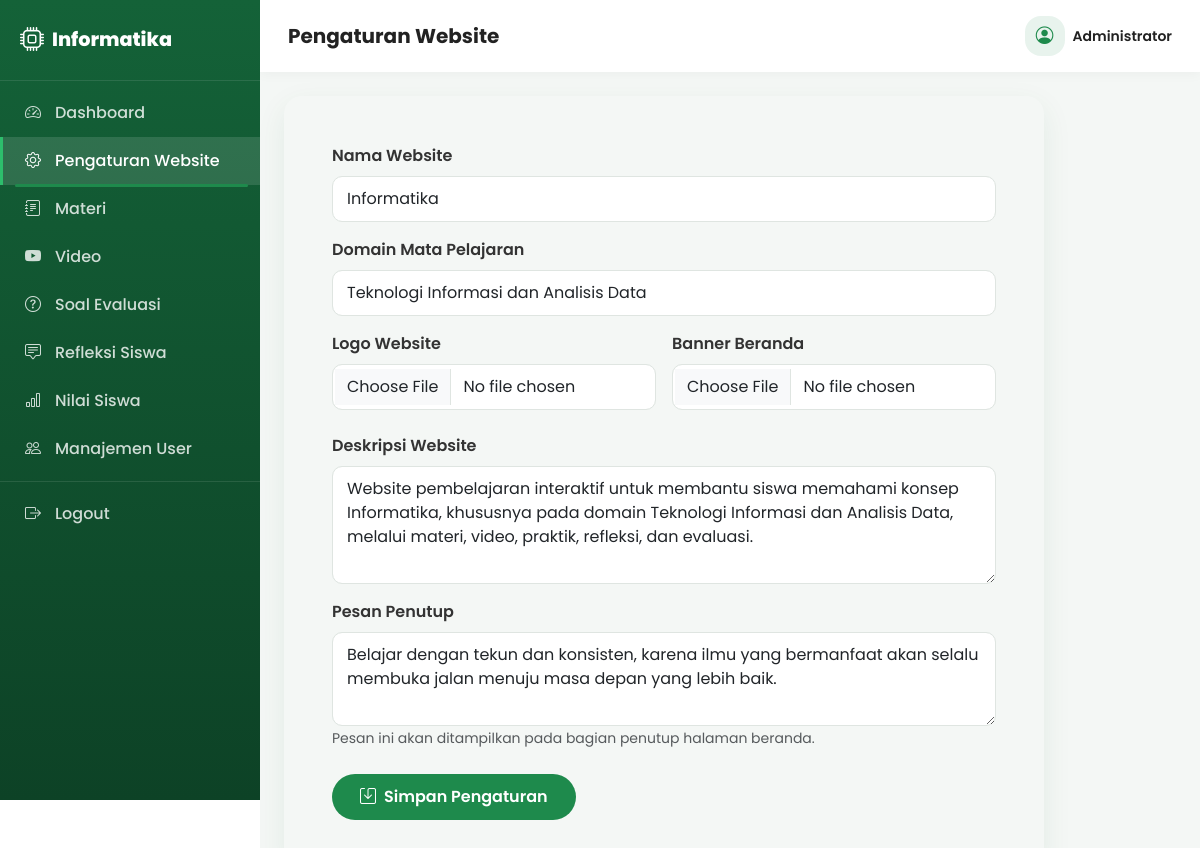
The app's page /admin/pengaturan.php (signed in) with its own data.
### tables this page shows
CREATE TABLE `pengaturan_website` (
  `id` INT(11) NOT NULL AUTO_INCREMENT,
  `nama_website` VARCHAR(150) NOT NULL DEFAULT 'Informatika',
  `domain` VARCHAR(150) NOT NULL DEFAULT 'Teknologi Informasi dan Analisis Data',
  `logo` VARCHAR(255) DEFAULT NULL,
  `banner` VARCHAR(255) DEFAULT NULL,
  `deskripsi` TEXT DEFAULT NULL,
  `pesan_penutup` TEXT DEFAULT NULL,
  PRIMARY KEY (`id`)
);

### admin/pengaturan.php (the view, shortened to what this page needs)
<?php
require_once __DIR__ . '/../includes/koneksi.php';
$page_title = 'Pengaturan Website';
$halaman_aktif = 'pengaturan';
$pengaturan = $pdo->query("SELECT * FROM pengaturan_website ORDER BY id ASC LIMIT 1")->fetch();
require_once __DIR__ . '/_sidebar.php';
?>
<div class="card-modern p-4 p-md-5" style="max-width:760px;">
  <form method="POST" enctype="multipart/form-data" class="needs-validation" novalidate>
    <div class="mb-3">
      <label class="form-label">Nama Website</label>
      <input type="text" class="form-control" name="nama_website" value="<?= htmlspecialchars($pengaturan['nama_website'] ?? '') ?>" required>
    </div>
    <div class="mb-3">
      <label class="form-label">Domain Mata Pelajaran</label>
      <input type="text" class="form-control" name="domain" value="<?= htmlspecialchars($pengaturan['domain'] ?? '') ?>" required>
    </div>
    <div class="row g-3 mb-3">
      <div class="col-md-6">
        <label class="form-label">Logo Website</label>
        <input type="file" class="form-control" id="inputLogo" name="logo" accept="image/*">
      </div>
      <div class="col-md-6">
        <label class="form-label">Banner Beranda</label>
        <input type="file" class="form-control" id="inputBanner" name="banner" accept="image/*">
      </div>
    </div>
    <div class="mb-3">
      <label class="form-label">Deskripsi Website</label>
      <textarea class="form-control" name="deskripsi" rows="4"><?= htmlspecialchars($pengaturan['deskripsi'] ?? '') ?></textarea>
    </div>
    <div class="mb-4">
      <label class="form-label">Pesan Penutup</label>
      <textarea class="form-control" name="pesan_penutup" rows="3"><?= htmlspecialchars($pengaturan['pesan_penutup'] ?? '') ?></textarea>
      <small class="text-muted">Pesan ini akan ditampilkan pada bagian penutup halaman beranda.</small>
    </div>
    <button type="submit" class="btn btn-success-custom"><i class="bi bi-save me-2"></i>Simpan Pengaturan</button>
  </form>
</div>
<?php require_once __DIR__ . '/_footer.php'; ?>

### admin/_sidebar.php (shortened to what this page needs)
<?php
$halaman_aktif = $halaman_aktif ?? '';
$pengaturanSidebar = $pdo->query("SELECT nama_website, logo FROM pengaturan_website ORDER BY id ASC LIMIT 1")->fetch();
$nws = $pengaturanSidebar['nama_website'] ?? 'Informatika';
$logoSidebar = !empty($pengaturanSidebar['logo']) ? '../assets/uploads/' . $pengaturanSidebar['logo'] : null;
$menuItems = [
    'dashboard'   => ['dashboard.php', 'bi-speedometer2', 'Dashboard'],
    'pengaturan'  => ['pengaturan.php', 'bi-gear', 'Pengaturan Website'],
    'materi'      => ['materi.php', 'bi-journal-text', 'Materi'],
    'video'       => ['video.php', 'bi-youtube', 'Video'],
    'soal'        => ['soal.php', 'bi-question-circle', 'Soal Evaluasi'],
    'refleksi'    => ['refleksi.php', 'bi-chat-square-text', 'Refleksi Siswa'],
    'nilai'       => ['nilai.php', 'bi-bar-chart', 'Nilai Siswa'],
    'users'       => ['users.php', 'bi-people', 'Manajemen User'],
];
?>
<!DOCTYPE html>
<html lang="id">
<head>
<link href="https://cdn.jsdelivr.net/npm/bootstrap@5.3.3/dist/css/bootstrap.min.css" rel="stylesheet">
<link rel="stylesheet" href="https://cdn.jsdelivr.net/npm/bootstrap-icons@1.11.3/font/bootstrap-icons.css">
<link rel="stylesheet" href="https://cdn.jsdelivr.net/npm/datatables.net-bs5@1.13.8/css/dataTables.bootstrap5.min.css">
<link rel="stylesheet" href="../assets/css/style.css">
</head>
<body>
<aside class="sidebar-admin">
  <div class="sidebar-brand d-flex align-items-center gap-2">
    <?php if ($logoSidebar): ?>
      <img src="<?= htmlspecialchars($logoSidebar) ?>" height="30" alt="Logo">
    <?php else: ?>
      <i class="bi bi-cpu fs-4"></i>
    <?php endif; ?>
    <span><?= htmlspecialchars($nws) ?></span>
  </div>
  <ul class="nav flex-column py-2">
    <?php foreach ($menuItems as $key => [$url, $icon, $label]): ?>
      <li class="nav-item">
        <a class="nav-link d-flex align-items-center gap-2 <?= $halaman_aktif === $key ? 'active' : '' ?>" href="<?= $url ?>">
          <i class="bi <?= $icon ?>"></i> <?= $label ?>
        </a>
      </li>
    <?php endforeach; ?>
    <li class="nav-item mt-2 pt-2" style="border-top:1px solid rgba(255,255,255,0.1);">
      <a class="nav-link d-flex align-items-center gap-2 text-danger-emphasis" href="logout.php" onclick="return confirm('Yakin ingin logout?');">
        <i class="bi bi-box-arrow-right"></i> Logout
      </a>
    </li>
  </ul>
</aside>
<div class="main-admin-content">
  <div class="admin-topbar d-flex align-items-center justify-content-between">
    <h5 class="fw-bold mb-0 d-none d-lg-block"><?= htmlspecialchars($page_title ?? '') ?></h5>
    <div class="d-flex align-items-center gap-2">
      <div class="icon-circle" style="width:40px;height:40px;font-size:1.1rem;">
        <i class="bi bi-person-circle"></i>
      </div>
      <span class="fw-semibold small d-none d-sm-inline"><?= htmlspecialchars($_SESSION['admin_nama'] ?? 'Admin') ?></span>
    </div>
  </div>
  <div class="p-4">

### assets/css/style.css (style rules this page uses)
:root { --clr-primary: #1E8A4C; --clr-primary-light: #2DBE6C; --clr-primary-dark: #146238; --clr-bg-soft: #F4F7F5; --clr-gray: #6C757D; --clr-gray-light: #EDF1EF; --radius-lg: 18px; --radius-md: 12px; --shadow-soft: 0 10px 30px rgba(20, 98, 56, 0.08); }
* { font-family: 'Poppins', sans-serif; }
body { background-color: #ffffff; color: #222; }
a { text-decoration: none; }
.nav-link { font-weight: 500; color: #333 !important; position: relative; }
.nav-link.active, .nav-link:hover { color: var(--clr-primary) !important; }
.nav-link.active::after { content: ""; position: absolute; left: 0.75rem; right: 0.75rem; bottom: -2px; height: 3px; border-radius: 3px; background: var(--clr-primary); }
.card-modern { border: none; border-radius: var(--radius-lg); box-shadow: var(--shadow-soft); transition: transform 0.25s ease, box-shadow 0.25s ease; overflow: hidden; height: 100%; }
.icon-circle { width: 56px; height: 56px; border-radius: 16px; background: rgba(30,138,76,0.1); color: var(--clr-primary); display: flex; align-items: center; justify-content: center; font-size: 1.5rem; }
.form-control, .form-select { border-radius: 10px; padding: 10px 14px; border: 1px solid #dfe5e1; }
.form-label { font-weight: 600; color: #333; }
.btn-success-custom { background: var(--clr-primary); border: none; color: #fff; font-weight: 600; padding: 11px 28px; border-radius: 50px; transition: all 0.25s ease; }
.sidebar-admin { min-height: 100vh; width: 260px; background: linear-gradient(180deg, var(--clr-primary-dark), #0d4226); color: #fff; position: fixed; left: 0; top: 0; z-index: 1030; transition: transform 0.3s ease; }
.sidebar-admin .sidebar-brand { padding: 22px 20px; font-weight: 800; font-size: 1.2rem; border-bottom: 1px solid rgba(255,255,255,0.1); }
.sidebar-admin .nav-link { color: rgba(255,255,255,0.8) !important; padding: 12px 22px; font-weight: 500; border-left: 3px solid transparent; }
.sidebar-admin .nav-link i { width: 22px; }
.sidebar-admin .nav-link.active { background: rgba(255,255,255,0.12); color: #fff !important; border-left-color: var(--clr-primary-light); }
.main-admin-content { margin-left: 260px; min-height: 100vh; background: var(--clr-bg-soft); }
.admin-topbar { background: #fff; padding: 16px 28px; box-shadow: 0 2px 12px rgba(0,0,0,0.04); position: sticky; top: 0; z-index: 1020; }

### records on screen
pengaturan_website: nama_website "Informatika", domain "Teknologi Informasi dan Analisis Data", deskripsi "Website pembelajaran interaktif untuk membantu siswa memahami konsep Informatika, khususnya pada domain Teknologi Informasi dan Analisis Data, melalui materi, video, praktik, refleksi, dan evaluasi.", pesan_penutup "Belajar dengan tekun dan konsisten, karena ilmu yang bermanfaat akan selalu membuka jalan menuju masa depan yang lebih baik."

### other values on screen
$label "Dashboard"
$label "Pengaturan Website"
$label "Materi"
$label "Video"
$label "Soal Evaluasi"
$label "Refleksi Siswa"
$label "Nilai Siswa"
$label "Manajemen User"
$page_title "Pengaturan Website"
$_SESSION['admin_nama'] "Administrator"
